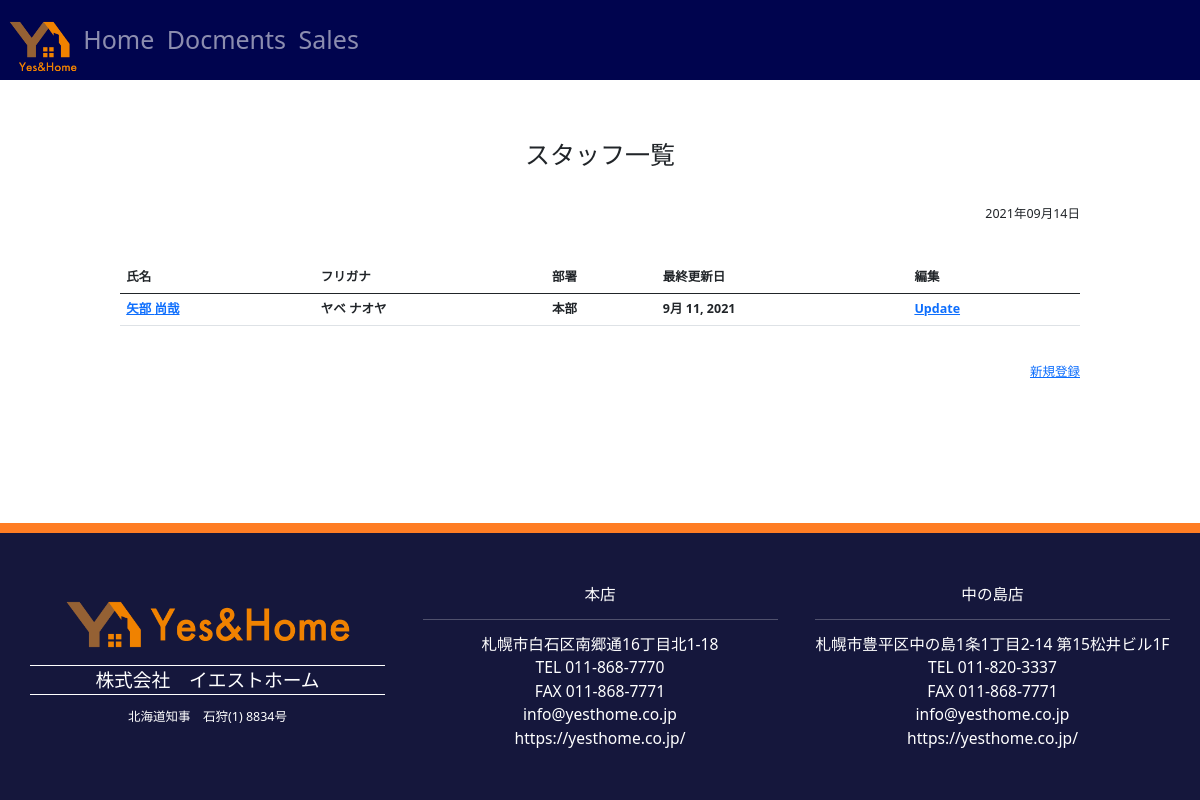
The app's page /docs/staff_top/ (signed in), older data.
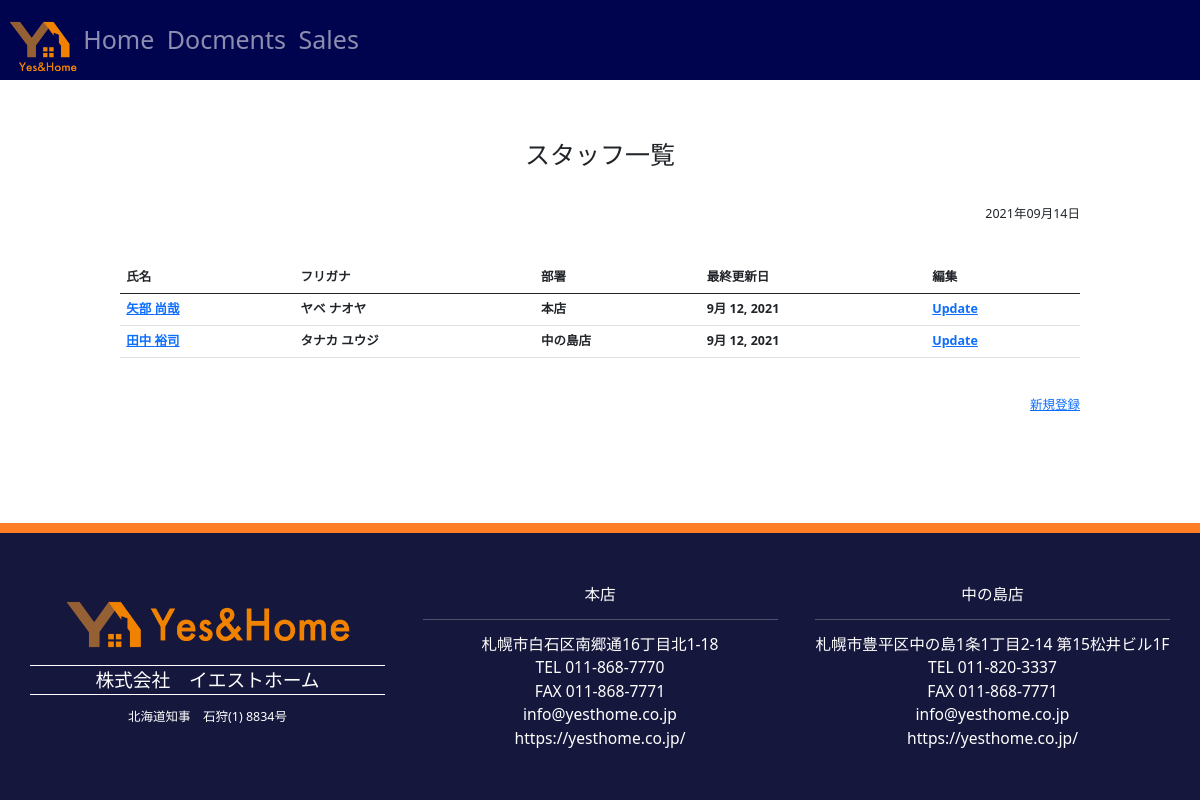
The same page, newer data.
### docs/models.py (models this page shows, shortened)
class StaffModel(models.Model):
    class Meta:
        verbose_name_plural = '52_スタッフデータ'
    lastname = models.CharField(verbose_name='姓', max_length=20, default='')
    firstname = models.CharField(verbose_name='名', max_length=20, default='')
    lastnamekana = models.CharField(verbose_name='姓（フリガナ）', max_length=20, default='')
    firstnamekana = models.CharField(verbose_name='名（フリガナ）', max_length=20, default='')
    nameen = models.CharField(verbose_name='Lastname Firstname', max_length=100, default='')
    department=models.CharField(verbose_name='部署', default='', blank=True, null=True, max_length=10)
    age = models.PositiveSmallIntegerField(verbose_name='年齢', default='', blank=True, null=True, )
    gender = models.CharField(verbose_name='性別', default='', blank=True, null=True, choices=(('1','男性'), ('2', '女性'), ('3', 'その他')), max_length=1)
    birthday = models.DateField(verbose_name='生年月日', blank=True, null=True, default='2000-01-01')
    postcode = models.CharField(verbose_name='郵便番号', default='', max_length=10, blank=True, null=True)
    address1 = models.CharField(verbose_name='住所1', default='', blank=True, null=True, max_length=100)
    address2 = models.CharField(verbose_name='住所2', default='', blank=True, null=True, max_length=100)
    email = models.EmailField(verbose_name='E-mail', default='', blank=True, null=True, max_length=100, )
    tel1 = models.CharField(verbose_name='電話番号1', default='', blank=True, null=True, max_length=20,)
    tel2 = models.CharField(verbose_name='電話番号2', default='', blank=True, null=True, max_length=20,)
    fax = models.CharField(verbose_name='FAX', default='', blank=True, null=True, max_length=20, )
    remarks = models.TextField(verbose_name='特記事項', blank=True, null=True, default='特記なし')
    postdate = models.DateField(verbose_name='登録日時', auto_now_add=True, null=True)
    update = models.DateField(verbose_name='更新日時', auto_now=True, null=True)

### docs/views.py (the view)
# urls.py: path("staff_top/", views.staff_top, name="staff_top"),
@login_required
def staff_top(request):
    staff_list = StaffModel.objects.all()
    context = {"staff_list": staff_list}
    return render(request, "staff_top.html", context)

### templates/staff_top.html
{% extends 'base.html' %}
{% block content %}
<div class="main-screen">
    <div class="container mt-5">
        <h2 class="text-center">スタッフ一覧</h2>
    </div>
    <div class="container mt-5">
        <p class="text-end">{% now "Y年m月d日" %}</p>
    </div>
    <div class="container mt-5">
        {% if staff_list %}
        <table class="table">
            <thead>
            <tr>
                <th>氏名</th>
                <th>フリガナ</th>
                <th>部署</th>
                <th>最終更新日</th>
                <th>編集</th>
            </tr>
            </thead>
            <tbody>
            {% for staff in staff_list %}
            <tr>
                <th><a href="{% url 'staff_detail' staff.id %}">{{ staff.lastname }} {{ staff.firstname }}</a></th>
                <th>{{ staff.lastnamekana }} {{ staff.firstnamekana }}</th>
                <th>{{ staff.department }}</th>
                <th>{{ staff.update }}</th>
                <th><a href="{% url 'staff_edit' staff.id %}">Update</a></th>
            </tr>
            {% endfor %}
            </tbody>
        </table>
        {% else %}
        <p>スタッフはまだ登録されていません。</p>
        {% endif %}
        <div class="container mt-5">
            <p class="text-end"><a href="{% url 'staff_new' %}">新規登録</a></p>
        </div>
    </div>
</div>
{% endblock content %}

Row changes from the older to the newer data that the page shows:
changed StaffModel "矢部": department "本部" → "本店"; update "9月 11, 2021" → "9月 12, 2021"
added StaffModel: lastname "田中", firstname "裕司", lastnamekana "タナカ", firstnamekana "ユウジ", department "中の島店", update "9月 12, 2021"
